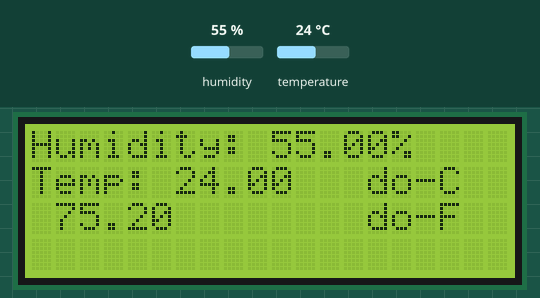
Simulated run of this sketch. Board: Arduino Uno, built with avr-gcc and run on an emulated ATmega328P. Shown: 20×4 character LCD. The inputs (shaded band) are chosen by the test bench; at power-on: humidity 55 %, temperature 24 °C. What the sketch prints to the serial monitor is not drawn.

Above: at 9.3 s.
9.4 s: humidity set to 22 %
At 11.6 s:
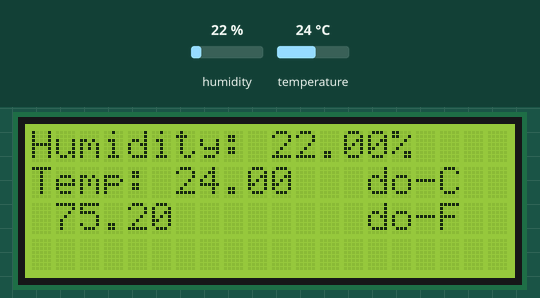
12.0 s: temperature set to 12 °C
At 12.9 s:
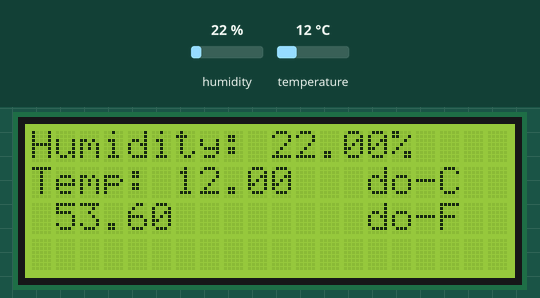
14.6 s: humidity set to 40 %
At 16.7 s:
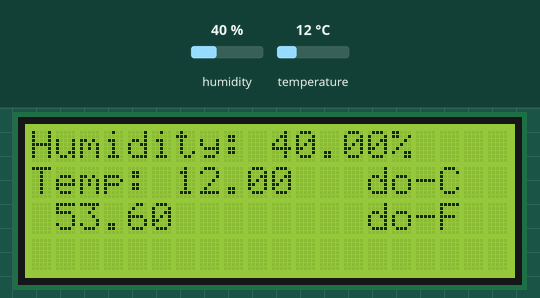
17.8 s: temperature set to 41 °C
At 19.2 s:
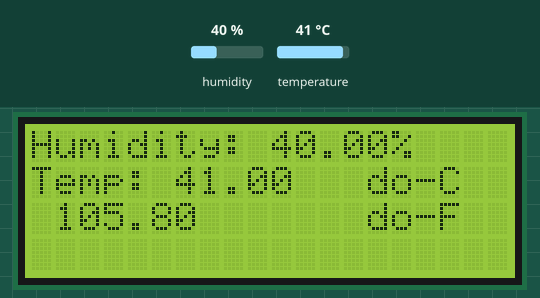
Timing chart, 0 to 20.8 s (numbered marks = the images above; inputs shaded):
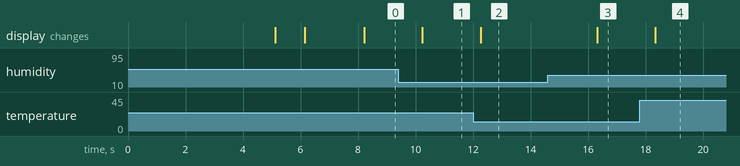

Measured:
- after the input at 9.4 s, the display: changes after 0.84 s (image 1)
- after the input at 12.0 s, the display: changes after 0.27 s (image 2)
- after the input at 14.6 s, the display: changes after 1.7 s (image 3)
- after the input at 17.8 s, the display: changes after 0.55 s (image 4)

The sketch:

dht11_lcd.ino
```cpp
#include "DHT.h" // Thư viện cảm biến
#include <LiquidCrystal_I2C.h> // Thư viện hiển thị LCD
#include <Wire.h> // Thư viện cho chuẩn giao tiếp I2C
#define DHTPIN 4 // Digital pin (IO4) nối với DHT sensor
#define DHTTYPE DHT11 // DHT 11
int totalColumns = 20; // LCD 20x4
int totalRows = 4;
DHT dht(DHTPIN, DHTTYPE);
LiquidCrystal_I2C lcd(0x27, totalColumns, totalRows);

// Địa chỉ I2C của LCD20x4 là 0x27
void setup() {
 Wire.begin(); //khởi động I2C
 dht.begin(); //khởi động DHT11
 Serial.begin(115200);
// tốc độ truyền cổng //serial=115200 baud
 Serial.println("Thuc Hanh Co So PTIT.....");
 Serial.println("Message on LCD 20x4.....");
 Serial.println("DHT11 reading.....");
//********************************************************
// Hiển thị thông tin ban đầu
//********************************************************
 lcd.init();
 lcd.backlight();
// use to turn on and turn off LCD back light
 lcd.setCursor(0, 0);
 lcd.print(" Thuc Hanh Co So ");
 lcd.setCursor(0,2);
 lcd.print("I2C LCD 20x4 & ESP32");
 delay(5000);
 lcd.clear();
lcd.setCursor(0,1);
 lcd.print("I2C Address: 0x27");
 delay(1000);
 lcd.setCursor(0,3);
 lcd.print("I2C LCD communicated");
 delay(2000);
 lcd.clear();
 }
void loop() {
// Chờ cho cảm biến DHT11 sẵn sàng
//delay(2000)Chuẩn bị cho cảm biến DHT11 sawcn sàng thường
//mất 2 giây
// Việc đọc nhiệt độ và độ ẩm từ DHT11 thường mất khoảng
//250 milliseconds!
 float h = dht.readHumidity(); // đọc độ ẩm
 float t = dht.readTemperature();
// đọc nhiệt độ dưới dạng độ C (Celsius)- mặc định
 float f = dht.readTemperature(true);
// đọc nhiệt độ //dưới dạng độ F

// (tham số: isFahrenheit = true)
 if (isnan(h) || isnan(t) || isnan(f)) {
 Serial.println(F("Failed to read from DHT sensor!"));

// Thông báo nếu lỗi đọc dữ liệu xảy ra
 return;
 }
Serial.print("Humidity: ");
 Serial.print(h);
 Serial.println("%"); // in thông báo độ ẩm trên terminal

 Serial.print("Temperature: ");
 Serial.print(t);
 Serial.println(" do-C ");
// in thông báo nhiệt độ trên terminal dưới dạng độ C
 Serial.print("Temperature: ");
 Serial.print(f);
 Serial.println(" do-F");
//in thông báo nhiệt độ trên terminal dưới dạng độ F
lcd.setCursor(0,0);
// in ra thông báo độ ẩm tại cột 0 dòng 0 trên LCD
 lcd.print("Humidity: ");
 lcd.print(h);
 lcd.print("%");
 lcd.setCursor(0,1);
// in ra thông báo độ ẩm tại cột 0 dòng 1 dưới dạng độ C
 lcd.print("Temp: ");
 lcd.print(t);
 lcd.setCursor(14,1);
 lcd.print("do-C ");
 lcd.setCursor(0,2);
// in ra thông báo độ ẩm tại //cột 0 dòng 2 dưới dạng độ F
 lcd.print(" ");
 lcd.print(f);
 lcd.setCursor(14,2);
 lcd.print("do-F ");
 }
```
